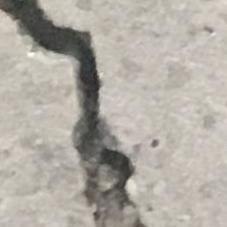
#> input picture dataset/Positive/00515.jpg, 227 x 227 px
$ python -i contour.py   (imports and definitions only)
#> lines starting #> are read from the running program, lines starting #| are printed output that depends on the picture; after the words box and inside, x2 and y2 are one past the last pixel; in counts of white or black regions, pixels touching at a corner belong together
#> in make_box, original_image is the input picture: shape (227, 227, 3); mean B, G, R 163.9, 172.4, 177.5
import os, copy

import cv2
import numpy as np
'''
image processing algorithms : https://d2.naver.com/helloworld/8344782
opencv lecture-kor : https://076923.github.io/posts/#Python-OpenCV
opencv documentation : https://docs.opencv.org/master/
'''


def write_points(file_path, points):
    SAVING_DIR = os.path.join(os.getcwd(), 'points')
    file_name = os.path.basename(file_path).split('.')[0]
    IMAGE_SIZE = 227

    if not os.path.isdir(SAVING_DIR):
        os.mkdir(SAVING_DIR)

    for x, y, w, h in points:

        center_x = (x + w/2) / IMAGE_SIZE
        center_y = (y + h/2) / IMAGE_SIZE
        w = w / IMAGE_SIZE
        h = h / IMAGE_SIZE

        with open(os.path.join(SAVING_DIR, file_name+'.txt'), mode='a') as f:
            f.write(f'0 {center_x} {center_y} {w} {h}\n')


def save_image(file_path, saving_dir, original_image):
    SAVING_DIR = saving_dir
    file_name = os.path.basename(file_path)

    if not os.path.isdir(SAVING_DIR):
        os.mkdir(SAVING_DIR)

    cv2.imwrite(os.path.join(SAVING_DIR, file_name), original_image)


def is_overlay(overlay_history, x, y, w, h):
    comparison_target = np.zeros(overlay_history.shape)
    comparison_target[x:x+w, y:y+h] = 1
    overlay_result = overlay_history * comparison_target

    return bool(np.where(overlay_result > 0)[0].size)


def draw_contour(file_path, binaries, original_image, setting=1):
    """
    요구사항
    1. box 중심 x, y
    2. box width, height
    """

    box_counts = [0, 0]
    IMAGE_SIZE = 227
    pure_image = copy.deepcopy(original_image)

    for idx, binary in enumerate(binaries):
        contours, hierarchy = cv2.findContours(binary, cv2.RETR_EXTERNAL, cv2.CHAIN_APPROX_SIMPLE)

        if setting == 1:  # VERTICAL RECTANGLE
            saving_dir = os.path.join(os.path.dirname(__file__), 'image processing results/final')
            overlay_history = np.zeros((IMAGE_SIZE, IMAGE_SIZE))
            points = []
            for cnt in contours:
                x, y, w, h = cv2.boundingRect(cnt)

                if w <= 60 and h <= 60:  # 너무 작은 crack 혹은 noise 제거
                    continue

                if cv2.arcLength(cnt, True) < 300:  # contour 길이가 300 이하면 = 작으면 제외
                    continue

                if is_overlay(overlay_history, x, y, w, h):  # 겹치는 경우, 박스없는 순수한 이미지를 ./results/final/overlay 폴더에 저장
                    print('=========================== overlay')
                    saving_dir = os.path.join(os.path.dirname(__file__), 'image processing results/final/overlay')
                    save_image(file_path, saving_dir, pure_image)
                    break

                overlay_history[x:x+w, y:y+h] = 1
                cv2.rectangle(original_image, (x, y), (x + w, y + h), (0, 255, 0), 2)
                box_counts[idx] += 1
                points.append((x, y, w, h))

            else:
                if box_counts[0] == 0:  # bounding box가 하나도 그려지지 않은 경우
                    print('=========================== None')
                    saving_dir = os.path.join(os.path.dirname(__file__), 'image processing results/final/None')
                    save_image(file_path, saving_dir, original_image)

                else:
                    save_image(file_path, saving_dir, original_image)
                    write_points(file_path, points)

        elif setting == 2:  # ROTATED RECTANGLE
            for cnt in contours:
                rect = cv2.minAreaRect(cnt)
                box = cv2.boxPoints(rect)
                box = np.int0(box)
                cv2.drawContours(original_image, [box], 0, (0, 0, 255), 2)

        elif setting == 3:  # ONLY CONTOURS
            for i in range(len(contours)):
                cv2.drawContours(original_image, [contours[i]], 0, (0, 0, 255), 2)
                # print(i, hierarchy[0][i])

    return original_image, box_counts


def get_binaries(original_image):
    gray_image = cv2.cvtColor(original_image, cv2.COLOR_BGR2GRAY)

    # _, vanilla_binary = cv2.threshold(gray_image, 127, 255, cv2.THRESH_BINARY)
    # _, otsu_binary = cv2.threshold(gray_image, 127, 255, cv2.THRESH_OTSU)

    # REMOVE NOISE
    erosions = []
    # [11 lines of commented-out code are left out]
    erosion_image = gray_image.copy()
    kernel = cv2.getStructuringElement(cv2.MORPH_CROSS, (9, 9))
    erosion_image = cv2.erode(erosion_image, kernel, iterations=10)
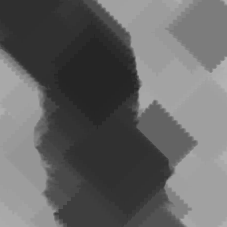
#> erosion_image: shape (227, 227); min 37, max 178, mean 101.3

    dilation_image = erosion_image.copy()
    kernel = cv2.getStructuringElement(cv2.MORPH_CROSS, (3, 3))
    dilation_image = cv2.dilate(dilation_image, kernel, iterations=20)
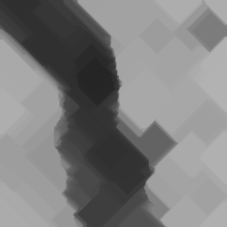
#> dilation_image: shape (227, 227); min 37, max 178, mean 125.3

    _, otsu_binary = cv2.threshold(dilation_image, 0, 255, cv2.THRESH_BINARY_INV+cv2.THRESH_OTSU)
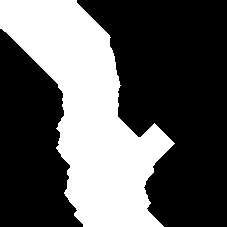
#> otsu_binary: shape (227, 227); 36% white; 1 white region, box (x1, y1, x2, y2) and area: (0, 0, 175, 227) 18540
    erosions.append(otsu_binary)
    # [16 lines of commented-out code are left out]
    binaries = []
    for erosion in erosions:
        binaries.append(erosion)
#> this loop made 1 pass
#> after the loop, binaries = 1 item

    return binaries


def make_box(file_path, contour_type=1):
    # READ IMAGE
    print(file_path)
    original_image = cv2.imread(file_path, flags=cv2.IMREAD_COLOR)

    # GET BINARY IMAGE
    binaries = get_binaries(original_image)
#> binaries = 1 item

    # DRAW and get BOX COUNT RESULTS
    original_image, box_counts = draw_contour(file_path, binaries, original_image, setting=contour_type)  # 1 : vertical box, 2: rotated box, 3 : contour
#> the loop in draw_contour, `for idx, binary in enumerate(binaries):` made 1 pass
#> IMAGE_SIZE in write_points on pass 1: 227
#> pass 1, in save_image, `cv2.imwrite(os.path.join(SAVING_DIR, file_name), original_image)`:
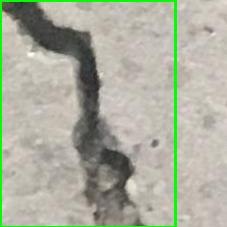
#> saved as 00515.jpg: shape (227, 227, 3); mean B, G, R 158.4, 174.8, 171.5
#> after the loop in draw_contour, `for idx, binary in enumerate(binaries):`:
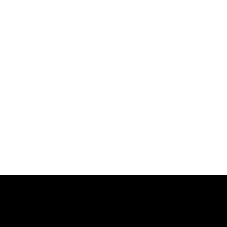
#> overlay_history: shape (227, 227) float64; values 0 (black) and 1 (white), 77.1% white; 1 black region, box (x1, y1, x2, y2) and area: (0, 175, 227, 227) 11804
#> after the loop in draw_contour, `for idx, binary in enumerate(binaries):`: box_counts = [1, 0]
#> box_counts = [1, 0]

    # SHOW CONTOUR RESULT
    # cv2.imshow(os.path.basename(file_path), original_image)
    # cv2.waitKey(0)
    # cv2.destroyAllWindows()

    return np.array(box_counts)


# [17 lines not run here, left out]

>>> result = make_box('dataset/Positive/00515.jpg')
#> result = [1, 0]

$ run again, on dataset/Positive/02369.jpg
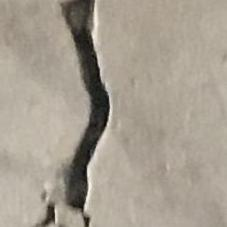
#> input picture dataset/Positive/02369.jpg, 227 x 227 px
#> in make_box, original_image is the input picture: shape (227, 227, 3); mean B, G, R 144.2, 157.3, 165.9
#> in get_binaries, `_, otsu_binary = cv2.threshold(dilation_image, 0, 255, cv2.THRESH_BINA..`:
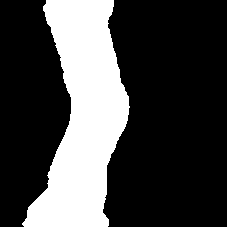
#> otsu_binary: shape (227, 227); 27% white; 1 white region, box (x1, y1, x2, y2) and area: (22, 0, 130, 227) 13936
#> the loop in get_binaries, `for erosion in erosions:` made 1 pass
#> after the loop in get_binaries, `for erosion in erosions:`: binaries = 1 item
#> the loop in draw_contour, `for idx, binary in enumerate(binaries):` made 1 pass
#> IMAGE_SIZE in write_points on pass 1: 227
#> after the loop in draw_contour, `for idx, binary in enumerate(binaries):`:
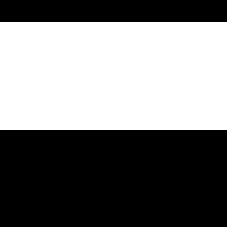
#> overlay_history: shape (227, 227) float64; values 0 (black) and 1 (white), 47.6% white; 1 white region, box (x1, y1, x2, y2) and area: (0, 22, 227, 130) 24516
#> after the loop in draw_contour, `for idx, binary in enumerate(binaries):`: box_counts = [1, 0]

$ run again, on dataset/Positive/02836.jpg
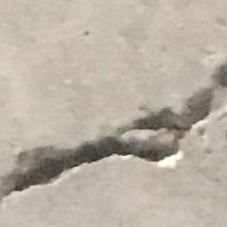
#> input picture dataset/Positive/02836.jpg, 227 x 227 px
#> in make_box, original_image is the input picture: shape (227, 227, 3); mean B, G, R 162.8, 176.6, 186
#> in get_binaries, `_, otsu_binary = cv2.threshold(dilation_image, 0, 255, cv2.THRESH_BINA..`:
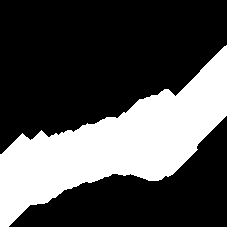
#> otsu_binary: shape (227, 227); 31% white; 1 white region, box (x1, y1, x2, y2) and area: (0, 45, 227, 227) 15960
#> the loop in get_binaries, `for erosion in erosions:` made 1 pass
#> after the loop in get_binaries, `for erosion in erosions:`: binaries = 1 item
#> the loop in draw_contour, `for idx, binary in enumerate(binaries):` made 1 pass
#> IMAGE_SIZE in write_points on pass 1: 227
#> after the loop in draw_contour, `for idx, binary in enumerate(binaries):`:
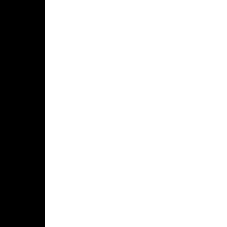
#> overlay_history: shape (227, 227) float64; values 0 (black) and 1 (white), 80.2% white; 1 black region, box (x1, y1, x2, y2) and area: (0, 0, 45, 227) 10215
#> after the loop in draw_contour, `for idx, binary in enumerate(binaries):`: box_counts = [1, 0]

$ run again, on dataset/Positive/02994.jpg
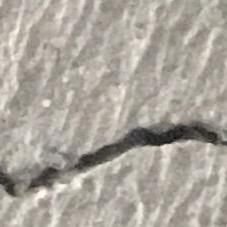
#> input picture dataset/Positive/02994.jpg, 227 x 227 px
#> in make_box, original_image is the input picture: shape (227, 227, 3); mean B, G, R 156.2, 165.3, 171.3
#> in get_binaries, `_, otsu_binary = cv2.threshold(dilation_image, 0, 255, cv2.THRESH_BINA..`:
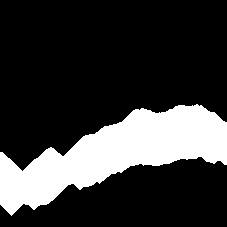
#> otsu_binary: shape (227, 227); 22% white; 1 white region, box (x1, y1, x2, y2) and area: (0, 104, 227, 216) 11353
#> the loop in get_binaries, `for erosion in erosions:` made 1 pass
#> after the loop in get_binaries, `for erosion in erosions:`: binaries = 1 item
#> the loop in draw_contour, `for idx, binary in enumerate(binaries):` made 1 pass
#> IMAGE_SIZE in write_points on pass 1: 227
#> after the loop in draw_contour, `for idx, binary in enumerate(binaries):`:
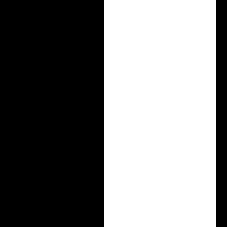
#> overlay_history: shape (227, 227) float64; values 0 (black) and 1 (white), 49.3% white; 1 white region, box (x1, y1, x2, y2) and area: (104, 0, 216, 227) 25424
#> after the loop in draw_contour, `for idx, binary in enumerate(binaries):`: box_counts = [1, 0]
